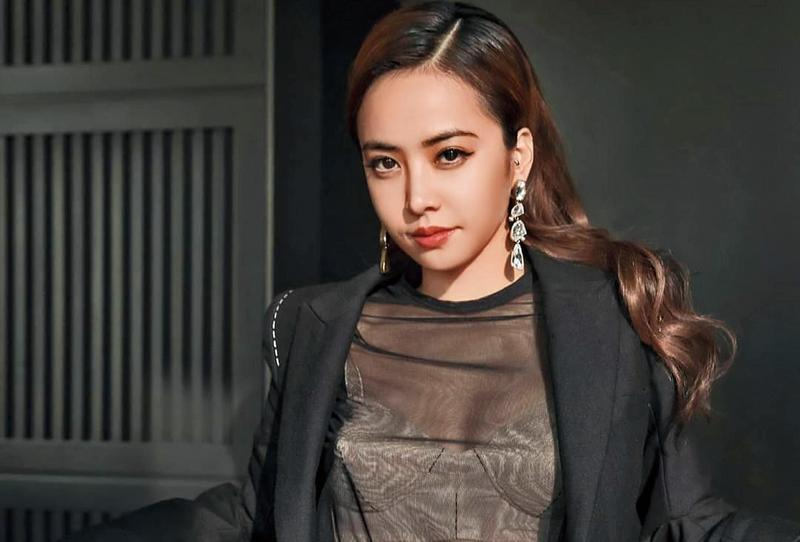
#> input picture test.jpg, 800 x 542 px
$ python test1.py
#> lines starting #> are read from the running program, lines starting #| are printed output that depends on the picture; after the words box and inside, x2 and y2 are one past the last pixel; in counts of white or black regions, pixels touching at a corner belong together
import cv2
import numpy as aa
from matplotlib import pyplot as plt
img=cv2.imread('test.jpg')
#> img is the input picture: shape (542, 800, 3); mean B, G, R 56.9, 61.2, 66.8
aa=img[100:300,100:300]
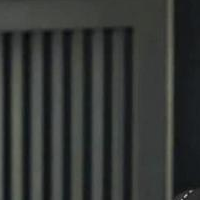
#> aa: shape (200, 200, 3); mean B, G, R 52.5, 54.4, 51.7
bb=img[300:500,300:500]
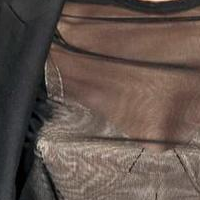
#> bb: shape (200, 200, 3); mean B, G, R 75.8, 82.9, 97.7
dst=cv2.addWeighted(aa,0.7,bb,0.3,0)
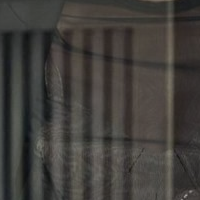
#> dst: shape (200, 200, 3); mean B, G, R 59.5, 63, 65.5
img[200:400,200:400]=dst
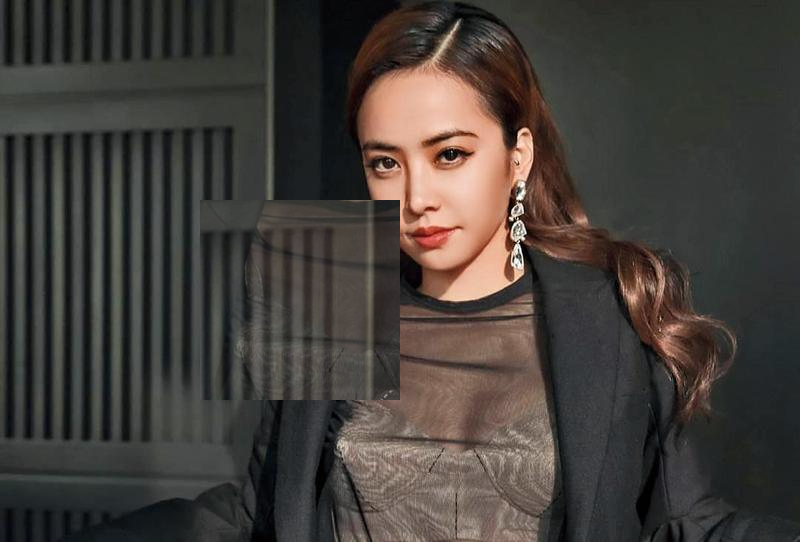
#> img: shape (542, 800, 3); 9.22% of pixels changed, all inside (x1, y1, x2, y2) = (200, 200, 400, 400)
# cv2.imwrite('test1.jpg',img)

# img1=cv2.imread('test.jpg')
# print(img1)
cv2.imshow('aasa',img)
cv2.waitKey(0)
cv2.destroyAllWindows()
# plt.imshow(img, cmap = 'gray', interpolation = 'bicubic')
# plt.xticks([]), plt.yticks([]) # to hide tick values on X and Y axis
# plt.show()
